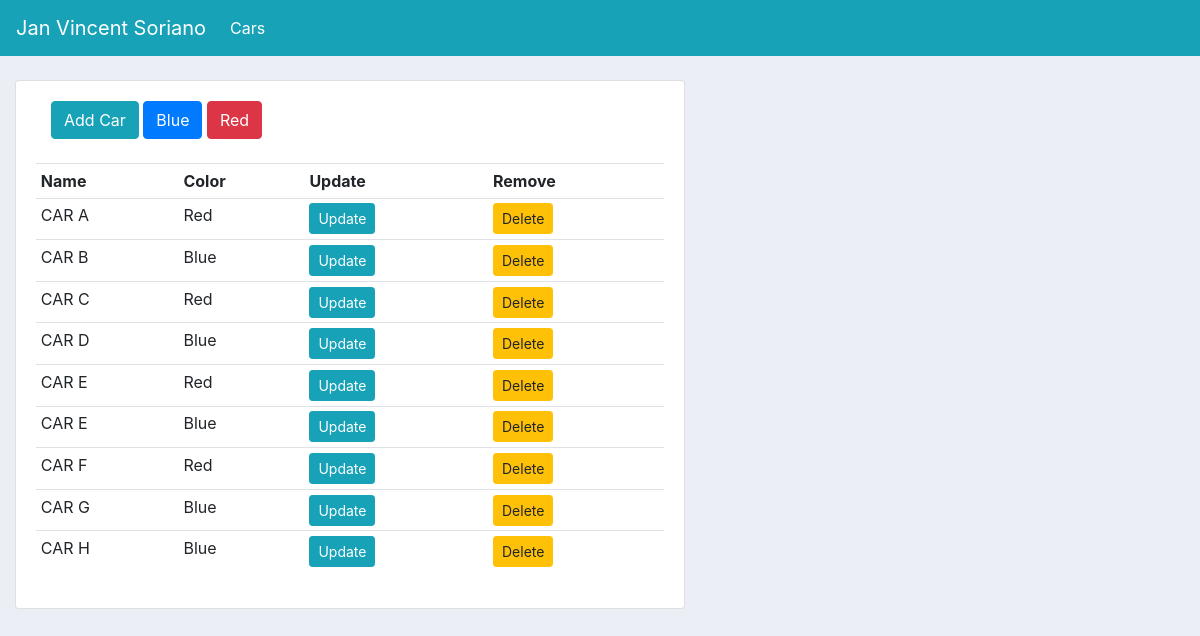
The page / on the database its author committed.
### cars/models.py (models this page shows, shortened)
class Car(models.Model):
    COLOR = (('Blue','Blue'),('Red','Red'),)
    name = models.CharField(max_length=200, null=True)
    color = models.CharField(max_length=200, null=True,choices=COLOR)
    date_created = models.DateTimeField(auto_now_add=True)

### cars/views.py (the view)
# urls.py: path('', views.car,name='home'),
def car(request):
    cars = Car.objects.all()
    blueColor = cars.filter(color='Blue')
    redColor = cars.filter(color='Red')
    context = {'cars':cars,'blueColor':blueColor,'redColor':redColor}
    return render(request,'cars/index.html',context)

### cars/templates/cars/index.html (shortened to what this page needs)
{% extends 'cars/main.html' %} {% block content %}
<br />
    <div class="col-md-7">
      <div class="card card-body">
        <div class="container">
          <a class="btn btn-md btn-info" href="{% url 'createCar' %}"
            >Add Car</a
          >
          <button
            class="btn btn-md btn-primary"
            data-toggle="modal"
            data-target="#blueModal"
          >
            Blue
          </button>
          <button
            class="btn btn-md btn-danger"
            data-toggle="modal"
            data-target="#redModal"
          >
            Red
          </button>
        </div>
        <br />
        <table class="table table-sm">
          <tr>
            <th>Name</th>
            <th>Color</th>
            <th>Update</th>
            <th>Remove</th>
          </tr>
          {% for car in cars %}
          <tr>
            <td>{{car.name}}</td>
            <td>{{car.color}}</td>
            <td>
              <a class="btn btn-sm btn-info" href="{% url 'updateCar' car.id %}"
                >Update</a
              >
            </td>
            <td>
              <a
                class="btn btn-sm btn-warning"
                href="{% url 'deleteCar' car.id %}"
                >Delete</a
              >
            </td>
          </tr>
          {% endfor %}
        </table>
      </div>
    </div>
{% endblock %}

### cars/templates/cars/main.html (shortened to what this page needs)
{% load static %}
<!DOCTYPE html>
<html lang="en">
  <head>
    <link
      rel="stylesheet"
      href="https://stackpath.bootstrapcdn.com/bootstrap/4.4.1/css/bootstrap.min.css"
    />
    <link rel="stylesheet" href="{% static '/css/main.css' %}" />
  </head>
  <body>
    {% include 'cars/navbar.html' %} {% block content %} {% endblock %}
  </body>
</html>

### cars/templates/cars/navbar.html (shortened to what this page needs)
<nav class="navbar navbar-expand-lg navbar-dark bg-info">
  <a class="navbar-brand" href="https://github.com/sorianoJan"
    >Jan Vincent Soriano</a
  >
  <div class="collapse navbar-collapse" id="navbarNav">
    <ul class="navbar-nav">
      <li class="nav-item active">
        <a class="nav-link" href="">Cars</a>
      </li>
    </ul>
  </div>
</nav>

### static/css/main.css (style rules this page uses)
body { background-color: #ebeff5; }

### rows shown on the page
Car: name "CAR A", color "Red"
Car: name "CAR B", color "Blue"
Car: name "CAR C", color "Red"
Car: name "CAR D", color "Blue"
Car: name "CAR E", color "Red"
Car: name "CAR E", color "Blue"
Car: name "CAR F", color "Red"
Car: name "CAR G", color "Blue"
Car: name "CAR H", color "Blue"
